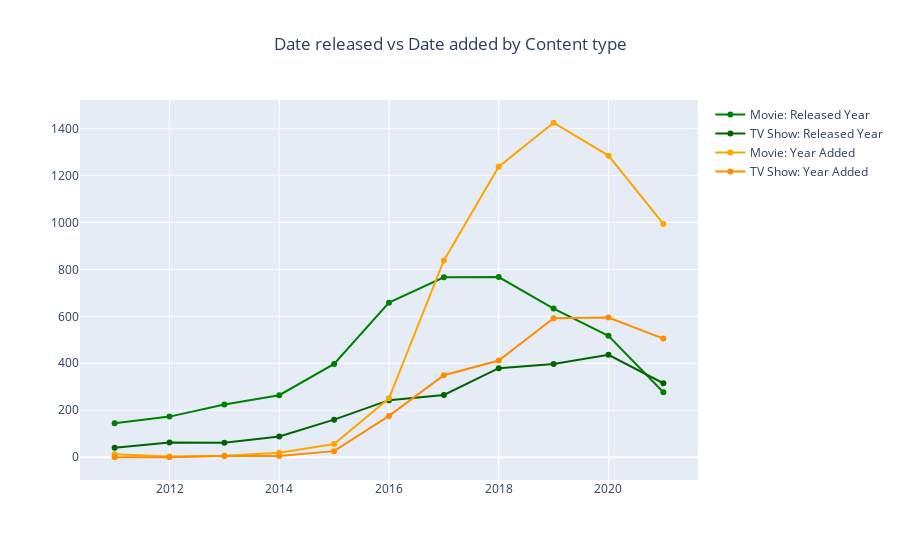

Notebook source saved alongside this figure:
### Code cell
# In the last few years, there has been a increment in content productions

released_year_df = df.loc[df['release_year'] > 2010].groupby(['release_year', 'type']).agg({'show_id': 'count'}).reset_index()
added_year_df = df.loc[df['year_added'] > 2010].groupby(['year_added', 'type']).agg({'show_id': 'count'}).reset_index()

added_vs_released = go.Figure()
added_vs_released.add_trace(go.Scatter( 
    x=released_year_df.loc[released_year_df['type'] == 'Movie']['release_year'], 
    y=released_year_df.loc[released_year_df['type'] == 'Movie']['show_id'],
    mode='lines+markers',
    name='Movie: Released Year',
    marker_color='green',
))
added_vs_released.add_trace(go.Scatter( 
    x=released_year_df.loc[released_year_df['type'] == 'TV Show']['release_year'], 
    y=released_year_df.loc[released_year_df['type'] == 'TV Show']['show_id'],
    mode='lines+markers',
    name='TV Show: Released Year',
    marker_color='darkgreen',
))
added_vs_released.add_trace(go.Scatter( 
    x=added_year_df.loc[added_year_df['type'] == 'Movie']['year_added'], 
    y=added_year_df.loc[added_year_df['type'] == 'Movie']['show_id'],
    mode='lines+markers',
    name='Movie: Year Added',
    marker_color='orange',
))
added_vs_released.add_trace(go.Scatter( 
    x=added_year_df.loc[added_year_df['type'] == 'TV Show']['year_added'], 
    y=added_year_df.loc[added_year_df['type'] == 'TV Show']['show_id'],
    mode='lines+markers',
    name='TV Show: Year Added',
    marker_color='darkorange',
))
added_vs_released.update_xaxes(categoryorder='total descending')
added_vs_released.update_layout(title_text="Date released vs Date added by Content type", title_x=0.5)
added_vs_released.show()

### Figure 1 — Plotly figure (JSON) as saved in the notebook; plotly's stock layout.template omitted (floating-point values rounded to 4 significant figures)
{"data": [{"marker": {"color": "green"}, "mode": "lines+markers", "name": "Movie: Released Year", "type": "scatter", "x": [2011, 2012, 2013, 2014, 2015, 2016, 2017, 2018, 2019, 2020, 2021], "y": [145, 173, 225, 264, 397, 658, 766, 767, 633, 517, 277]}, {"marker": {"color": "darkgreen"}, "mode": "lines+markers", "name": "TV Show: Released Year", "type": "scatter", "x": [2011, 2012, 2013, 2014, 2015, 2016, 2017, 2018, 2019, 2020, 2021], "y": [40, 63, 62, 88, 160, 243, 265, 379, 397, 436, 315]}, {"marker": {"color": "orange"}, "mode": "lines+markers", "name": "Movie: Year Added", "type": "scatter", "x": [2011, 2012, 2013, 2014, 2015, 2016, 2017, 2018, 2019, 2020, 2021], "y": [13, 3, 6, 19, 56, 251, 838, 1237, 1424, 1284, 993]}, {"marker": {"color": "darkorange"}, "mode": "lines+markers", "name": "TV Show: Year Added", "type": "scatter", "x": [2011, 2012, 2013, 2014, 2015, 2016, 2017, 2018, 2019, 2020, 2021], "y": [0, 0, 5, 5, 26, 176, 349, 412, 592, 595, 505]}], "layout": {"title": {"text": "Date released vs Date added by Content type", "x": 0.5}, "xaxis": {"categoryorder": "total descending"}}}
